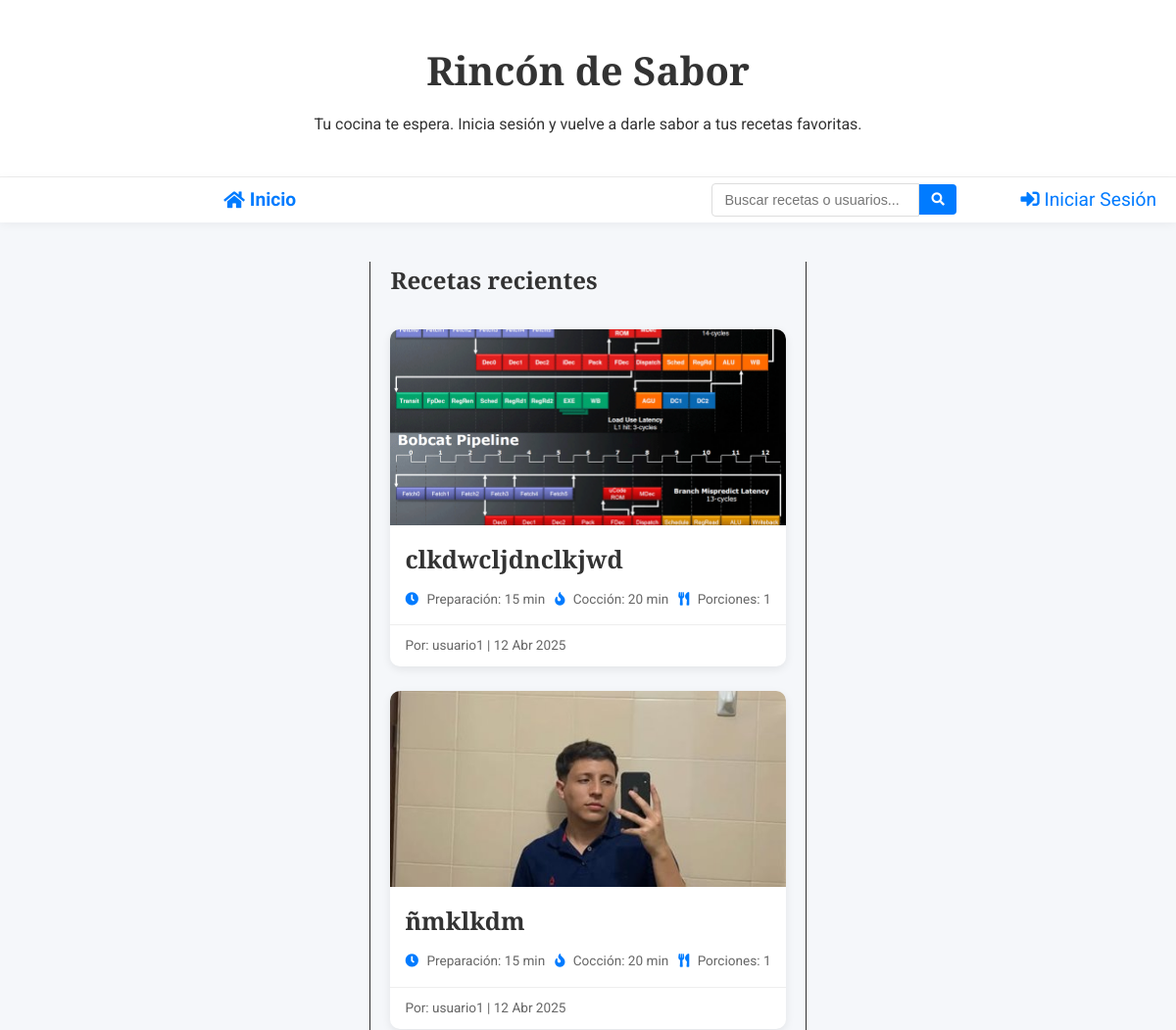
Before: / (upper part) with the older database file.
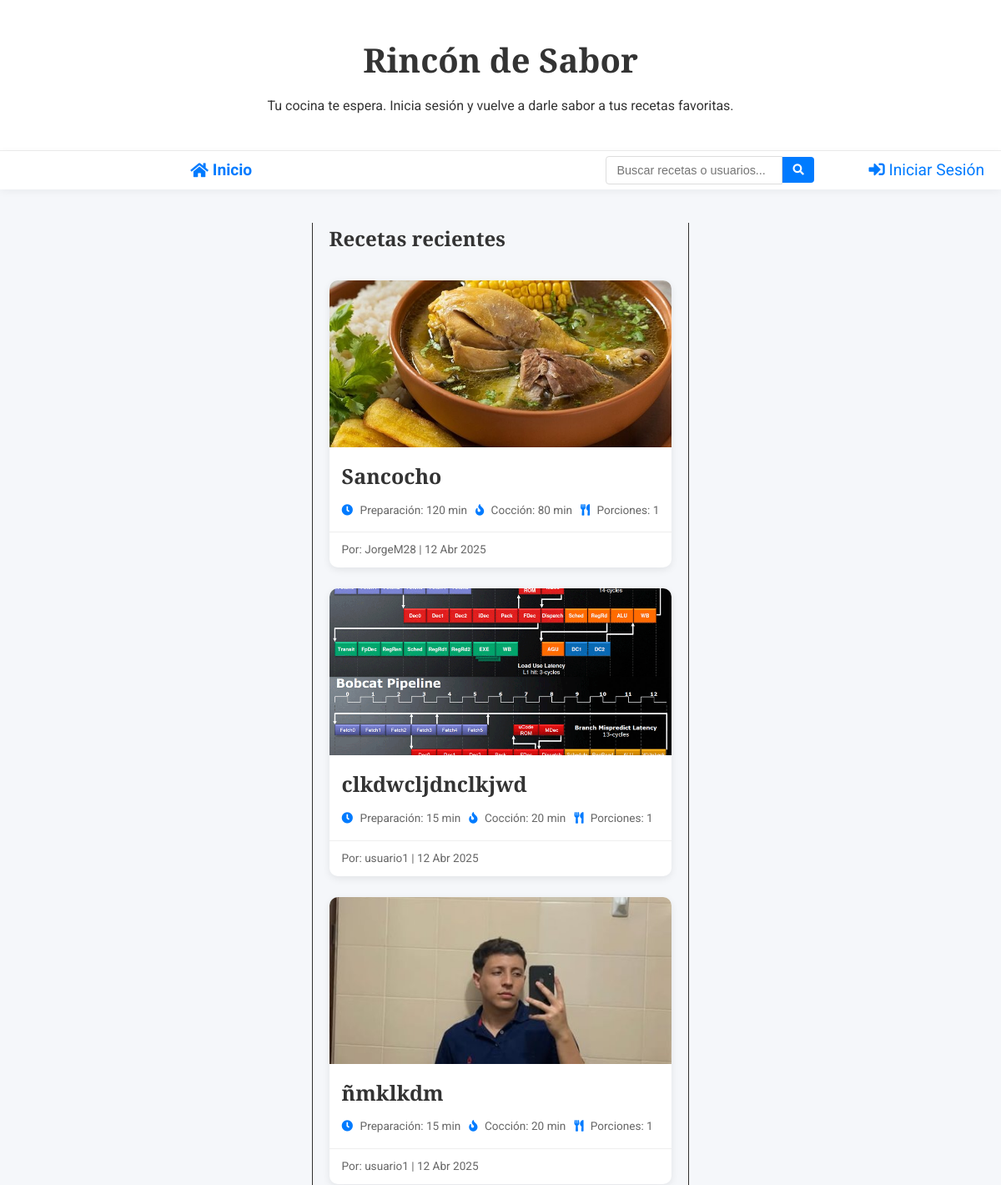
After: the same page with the newer database file.
### post/models.py (models this page shows, shortened)
class Recipe(models.Model):
    DIFFICULTY_CHOICES = [
        ('FACIL', 'Fácil'),
        ('MEDIA', 'Media'),
        ('DIFICIL', 'Difícil'),
    ]
    title = models.CharField(max_length=200, verbose_name='Título')
    ingredients = models.TextField(verbose_name='Ingredientes')
    instructions = models.TextField(verbose_name='Instrucciones')
    prep_time = models.PositiveIntegerField(verbose_name='Tiempo de Preparación (minutos)', default=0)
    cook_time = models.PositiveIntegerField(verbose_name='Tiempo de Cocción (minutos)', default=0)
    servings = models.PositiveIntegerField(verbose_name='Porciones', default=1)
    difficulty = models.CharField(max_length=10, choices=DIFFICULTY_CHOICES, default='MEDIA', verbose_name='Dificultad')
    recipe_image = models.ImageField(upload_to='recipe_pics/', null=True, blank=True, verbose_name='Imagen de la Receta')
    author = models.ForeignKey(User, on_delete=models.CASCADE, verbose_name='Autor')
    category = models.ForeignKey(Category, on_delete=models.SET_NULL, null=True, blank=True, verbose_name='Categoría')
    created_at = models.DateTimeField(auto_now_add=True, verbose_name='Fecha de Creación')
    updated_at = models.DateTimeField(auto_now=True, verbose_name='Última Actualización')
    published = models.BooleanField(default=True, verbose_name='Publicada')

### post/views.py (the view)
# urls.py: path('', views.index, name='index'),
def index(request):
    recetas_recientes = Recipe.objects.filter(published=True).order_by('-created_at')[:6]  # Últimas 6 recetas
    return render(request, 'post/index.html', {'recetas_recientes': recetas_recientes})

### post/templates/post/index.html (shortened to what this page needs)
{% extends 'post/base.html' %}
{% load static %}
{% block extra_head %}
<link rel="stylesheet" href="{% static 'post/css/index.css' %}">
{% endblock extra_head%}
{% block content %}
<h1>Recetas recientes</h1>
<div class="grid-recetas">
    {% for receta in recetas_recientes %}
        <div class="tarjeta-receta">
            {% if receta.recipe_image %}
                <div class="receta-img">
                    <img src="{{ receta.recipe_image.url }}" alt="{{ receta.title }}">
                </div>
            {% endif %}
            <h2 class="receta-title">
                <a href="{% url 'detalle_receta' receta.id %}">{{ receta.title }}</a>
            </h2>
            <div class="receta-meta">
                <span><i class="fas fa-clock"></i> Preparación: {{ receta.prep_time }} min</span>
                <span><i class="fas fa-fire"></i> Cocción: {{ receta.cook_time }} min</span>
                <span><i class="fas fa-utensils"></i> Porciones: {{ receta.servings }}</span>
            </div>
            <p class="receta-author">
                Por: {{ receta.author.username }} | {{ receta.created_at|date:"d M Y" }}
            </p>
        </div>
    {% empty %}
        <p>No hay recetas recientes.</p>
    {% endfor %}
</div>
{% endblock content%}

Changed rows visible on the page:
added Recipe: recipe_image (picture), title "Sancocho", prep_time "120", cook_time "80", servings "1", author.username "JorgeM28", created_at "12 Abr 2025"
